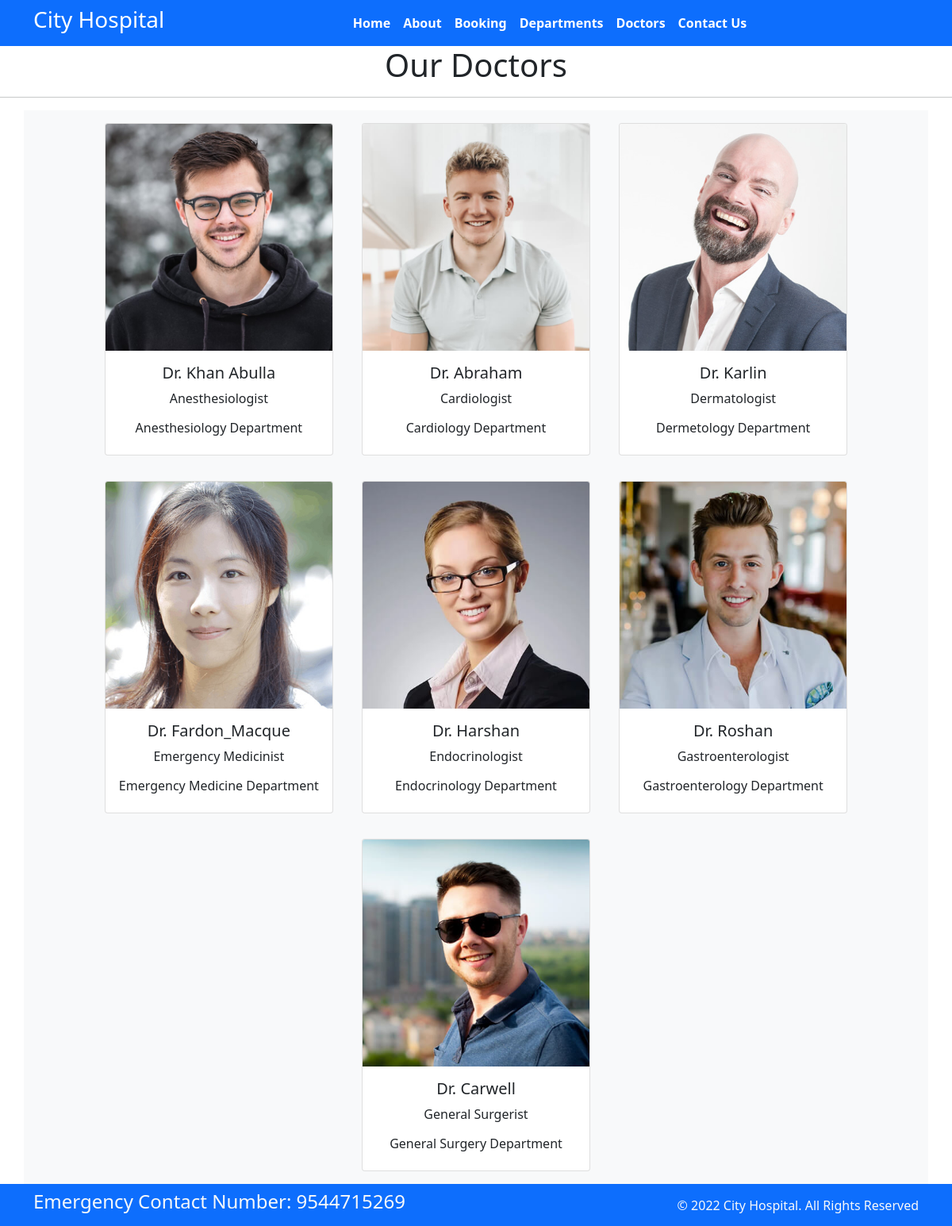
Page /doctors on the committed database.
### home/models.py (models this page shows, shortened)
class Doctors(models.Model):
    doc_name = models.CharField(max_length=255)
    doc_spec = models.CharField(max_length=255)
    dep_name = models.ForeignKey(Departments, on_delete=models.CASCADE)
    doc_image = models.ImageField(upload_to='doctors')

class Departments(models.Model):
    dep_name = models.CharField(max_length=100)
    dep_department = models.TextField()
    def __str__(self):
        return self.dep_name

### home/views.py (the view)
# urls.py: path('doctors',views.doctors, name='doctors'),
def doctors(request):
     dict_doc = {
        "doctors" : Doctors.objects.all()
    }
     return render(request, 'doctors.html',  dict_doc)

### templates/doctors.html (shortened to what this page needs)
{% extends "base.html" %}
{% load static %}
{% block content %}
<h1 class="text-center">Our Doctors</h1>
<hr>
<div class="container text-center bg-light">
{% for d in doctors  %}
<div class="card text-center mx-3 my-3" style="width: 18rem; display:inline-block">
    <img src="{{d.doc_image.url}}" class="card-img-top" alt="...">
    <div class="card-body">
        <h5 class="card-title">Dr. {{d.doc_name}} </h5>
        <p class="card-text">{{d.doc_spec}}</p>
        <h6>{{d.dep_name}} Department</h6>
    </div>
  </div>
{% endfor %}
</div>
{% endblock %}

### templates/base.html (shortened to what this page needs)
{% load static %}
<!DOCTYPE html>
<html>
  <head>
    <link rel="stylesheet"
      href=" https://cdn.jsdelivr.net/npm/bootstrap@5.1.3/dist/css/bootstrap.min.css ">
    <link rel="stylesheet"
      href="https://use.fontawesome.com/releases/v5.2.0/css/all.css">
  </head>
  <body>
    <nav class="navbar bg-primary navbar-expand-md ">
      <div class="container">
        <div class="col-2 text-left pl-md-0">
          <h3 class="text-white "> City Hospital</h3>
        </div>
        <div
          class="collapse navbar-collapse justify-content-center col-md-8 navbar-collapse-3">
          <ul class="navbar-nav justify-content-center  fw-bold">
            <li class="nav-item active">
              <a class="nav-link text-white" href="{% url 'home' %}">Home </a>
            </li>
            <li class="nav-item">
              <a class="nav-link text-white" href="{% url 'about' %}">About</a>
            </li>
            <li class="nav-item">
              <a class="nav-link text-white" href="{% url 'booking' %}">Booking</a>
            </li>
            <li class="nav-item">
              <a class="nav-link text-white" href="{% url 'departments' %}">Departments</a>
            </li>
			 <li class="nav-item">
              <a class="nav-link text-white" href="{% url 'doctors' %}">Doctors</a>
            </li>
            <li class="nav-item">
              <a class="nav-link text-white" href="{% url 'contact' %}">Contact Us</a>
            </li>
          </ul>
        </div>
      </div>
    </nav>
    {% block content %}{% endblock %}
    <section class="">
      <footer class="pt-2 pb-2  bg-primary text-light">
        <div class="container">
          <div class="row align-items-center">
            <div class="col-12 col-md-8">
              <h4>  Emergency Contact Number: 9544715269</h4>
            </div>
            <div class="col-12 col-md-4 mt-4 mt-md-0 text-center text-md-end">
              © 2022 City Hospital. All Rights Reserved
            </div>
          </div>
        </div>
      </footer>
    </section>
  </body>
</html>

### rows in the picture
Doctors: doc_image (picture), doc_name "Khan Abulla", doc_spec "Anesthesiologist", dep_name "Anesthesiology"
Doctors: doc_image (picture), doc_name "Abraham", doc_spec "Cardiologist", dep_name "Cardiology"
Doctors: doc_image (picture), doc_name "Karlin", doc_spec "Dermatologist", dep_name "Dermetology"
Doctors: doc_image (picture), doc_name "Fardon_Macque", doc_spec "Emergency Medicinist", dep_name "Emergency Medicine"
Doctors: doc_image (picture), doc_name "Harshan", doc_spec "Endocrinologist", dep_name "Endocrinology"
Doctors: doc_image (picture), doc_name "Roshan", doc_spec "Gastroenterologist", dep_name "Gastroenterology"
Doctors: doc_image (picture), doc_name "Carwell", doc_spec "General Surgerist", dep_name "General Surgery"
